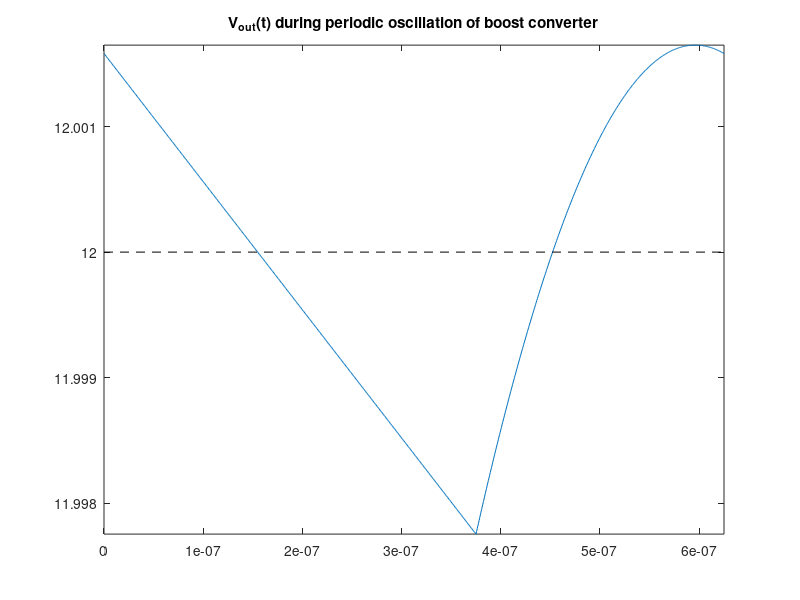
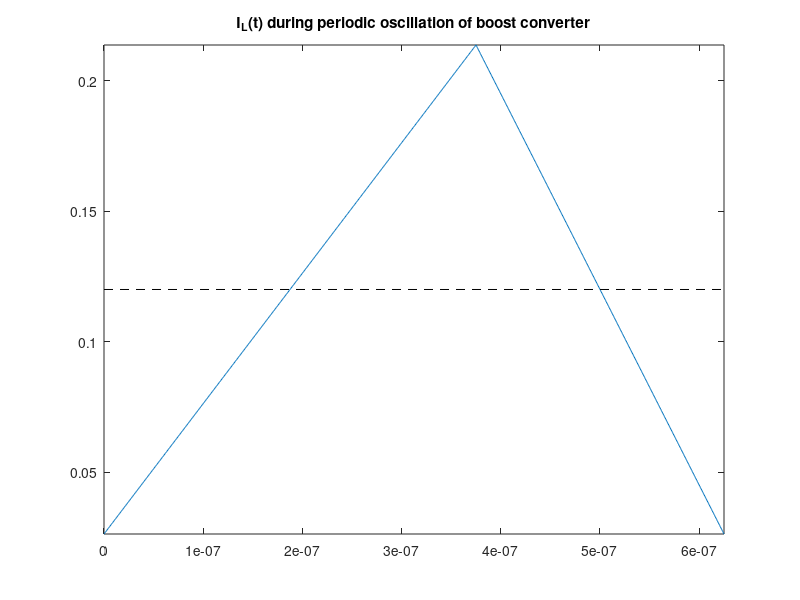
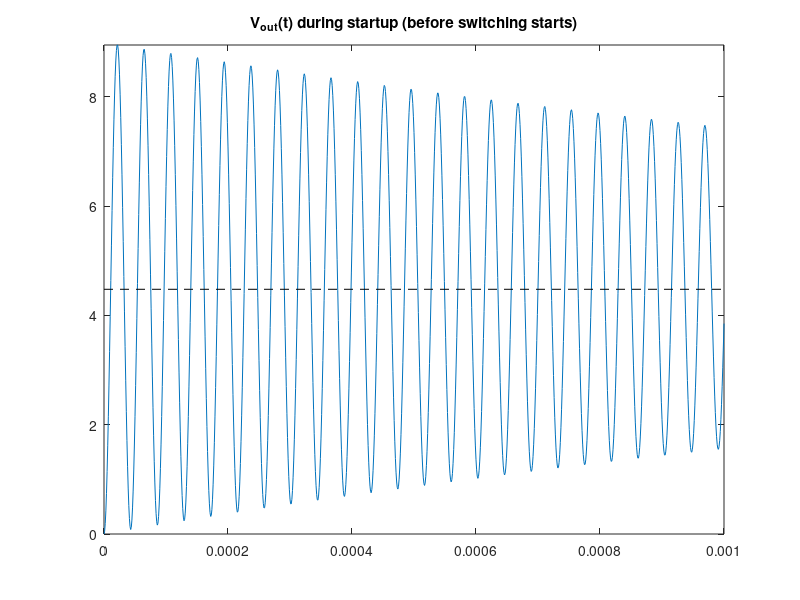
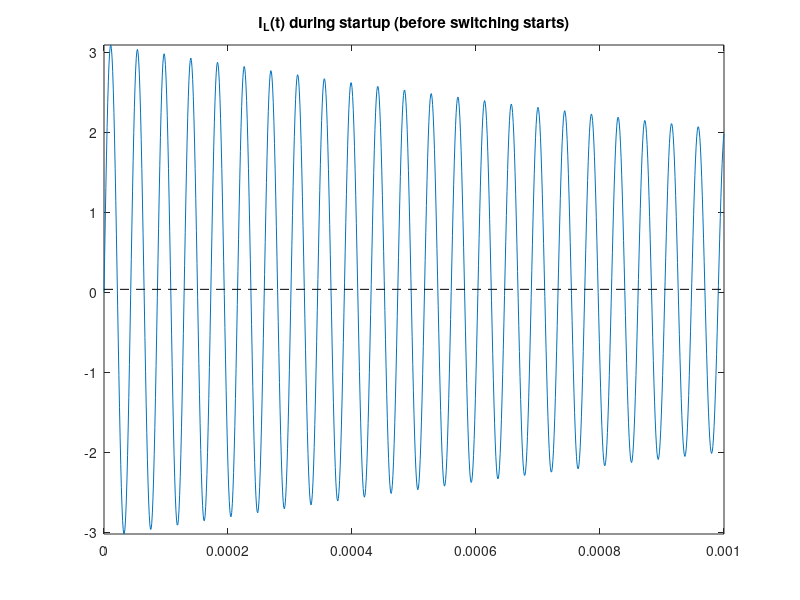

The MATLAB source for these figures, in order:
% script RR_Boost
% Solves the basic equations of a boost converter.
% Renaissance Robotics codebase, Chapter 10, https://github.com/tbewley/RR
% Copyright 2022 by Thomas Bewley, distributed under Modified BSD License.

% Solve for the initial conditions of the periodic cycle.  Note that problem is linear!
clear; Vs=5; Vd=0.5; L=10e-6; C=4.7e-6; R=250; f=1.6e6; D=0.600016 % also try guess: D=7/12
sigma=1/(2*R*C); omega_n=1/sqrt(L*C); zeta=sigma/omega_n; omega_d=omega_n*sqrt(1-zeta^2);
v0=Vs-Vd; hA=D/f; hB=(1-D)/f; c1=cos(omega_d*hB); s1=sin(omega_d*hB);
A0=[1/R-C*sigma C*omega_d;-C*omega_d 1/R-C*sigma];
A1=[exp(-hA/(R*C)) 0; 0 1];                      b1=[0; Vs*hA/L];
A2=-([1 0;0 0]+[0 0;1 0]*A0);                    b2=[v0; v0/R];
A3=-exp(-sigma*hB)*([c1 s1;0 0]+[0 0;c1 s1]*A0); b3=b2;
sol=inv([eye(2)-A3*inv(A2)*A1])*(A3*inv(A2)*(b1-b2)+b3); VoutA=sol(1), ILA=sol(2)

% Plot the periodic cycle.
v0=Vs-Vd; i0=v0/R;
sol1=inv(A3)*(sol-b3); vc=sol1(1); vs=sol1(2);
sol2=A0*sol1;          ic=sol2(1); is=sol2(2);
tA=0; tB=D/f; tC=1/f; N=1000; t=0:tC/N:tC;
for i=1:N+1
	if t(i)<tB
		Vout(i)=VoutA*exp(-t(i)/(R*C));
		IL(i)  =ILA + t(i)*Vs/L;
	else
		tau=t(i)-tB;
		Vout(i)=v0-exp(-sigma*tau)*(vc*cos(omega_d*tau)+vs*sin(omega_d*tau));
		IL(i)  =i0-exp(-sigma*tau)*(ic*cos(omega_d*tau)+is*sin(omega_d*tau));
	end
end
figure(1); clf; plot(t,Vout); axis([0 tC min(Vout) max(Vout)]); hold on
   Vmean=sum(Vout(1:N))/N, plot([0 tC],[Vmean Vmean],'k--');
   title('V_{out}(t) during periodic oscillation of boost converter'); % print -depsc boost_V.eps
figure(2); clf; plot(t,IL);   axis([0 tC min(IL) max(IL)]);  hold on
   Imean=sum(IL(1:N))/N, plot([0 tC],[Imean Imean],'k--');
   title('I_{L}(t) during periodic oscillation of boost converter'); % print -depsc boost_I.eps
Imean_approx=(Vmean/R)/(1-D)

% Also, plot the "startup" phase (homogeneous ICs, before switching starts).
v0=Vs-Vd; vc=v0; vs=v0*zeta/sqrt(1-zeta^2); i0=v0/R;  
sol=A0*[vc; vs]; ic=sol(1); is=sol(2);
t_max=1e-3; N=1000; t=0:t_max/N:t_max;
for i=1:N+1
	Vout(i)=v0-exp(-sigma*t(i))*(vc*cos(omega_d*t(i))+vs*sin(omega_d*t(i)));
	IL(i)  =i0-exp(-sigma*t(i))*(ic*cos(omega_d*t(i))+is*sin(omega_d*t(i)));
end
figure(3); clf; plot(t,Vout); axis([0 t_max min(Vout) max(Vout)]); hold on
   Vmean=sum(Vout(1:N))/N, plot([0 t_max],[Vmean Vmean],'k--');
   title('V_{out}(t) during startup (before switching starts)'); % print -depsc boost_V_startup.eps
figure(4); clf; plot(t,IL);   axis([0 t_max min(IL) max(IL)]);  hold on
   Imean=sum(IL(1:N))/N, plot([0 t_max],[Imean Imean],'k--');
   title('I_{L}(t) during startup (before switching starts)');  % print -depsc boost_I_startup.eps
